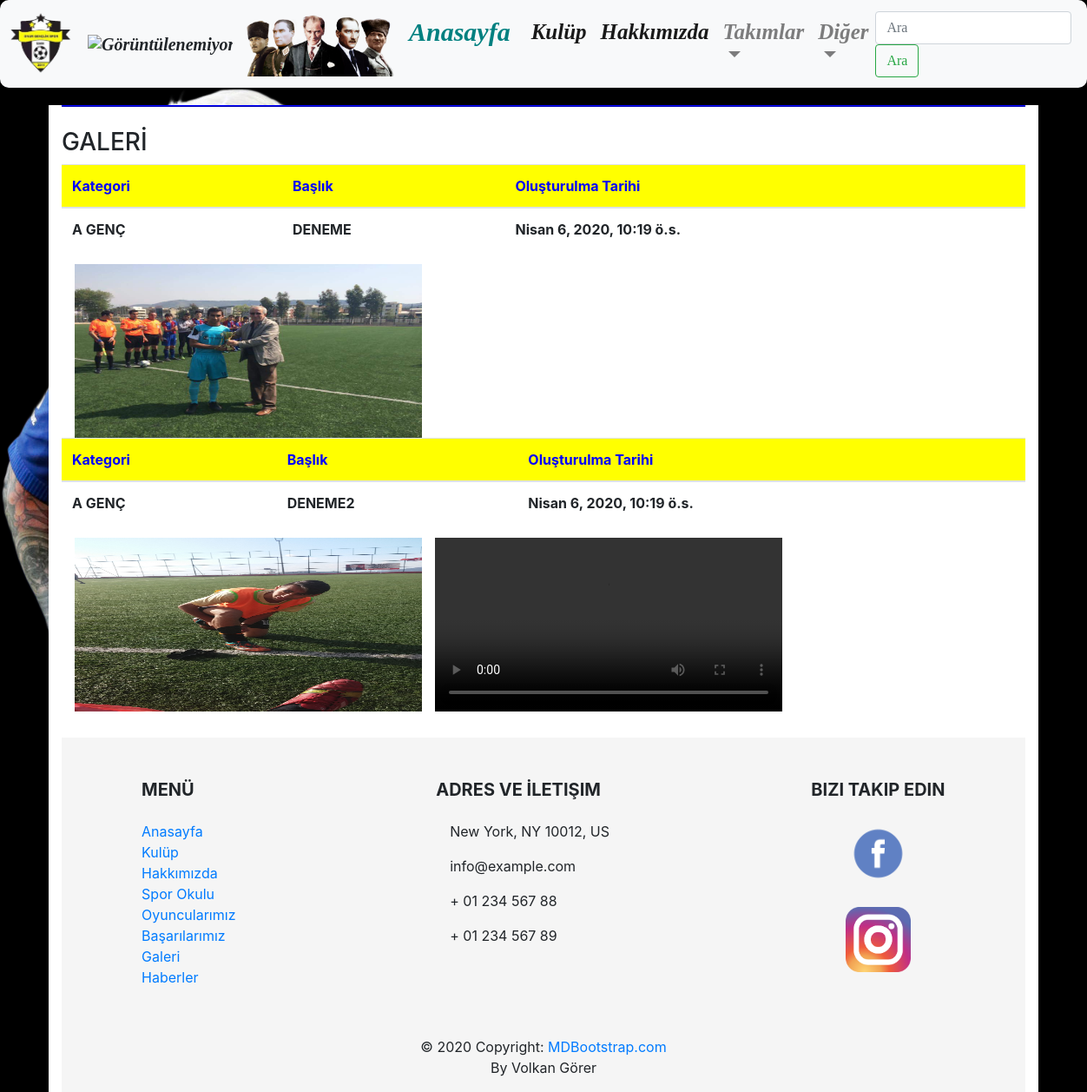
Page /databases/galeri on the committed database.
### database/models.py (models this page shows, shortened)
class Galeri(models.Model):
    author = models.ForeignKey("auth.User",on_delete = models.CASCADE,verbose_name = "Kullanıcı")
    galeri_category = models.CharField(max_length = 50,verbose_name = "Kategori")
    galeri_title = models.CharField(max_length = 50,verbose_name = "Başlık")
    galeri_content = models.FileField(blank=True, null=True,verbose_name="Fotoğraf Ekleyin")
    galeri_content2 = models.FileField(blank=True, null=True,verbose_name="Video Ekleyin")
    created_date = models.DateTimeField(auto_now_add=True,verbose_name = "Oluşturulma Tarihi")

### database/views.py (the view)
# urls.py: path('galeri', views.Galerii,name = "galeri"),
def Galerii(request):
    galeris = Galeri.objects.all()
    context={
        "galeris":galeris
    }
    return render(request,"galeri.html",context)

### templates/galeri.html
{% extends "layout.html" %}
{% block body %}
<div  style="  border-top:2px ridge blue;  " >
    {% if galeris %}
    <br>
    <h3 >GALERİ</h3>
    {% for galeri in galeris %}
    <div style=" ">
            <table class="table">
             <thead>
                <tr style="color:blue; background-color:yellow;" >
                <th scope="col">Kategori</th>
                <th scope="col">Başlık</th>
                <th scope="col">Oluşturulma Tarihi</th>
                </tr>
             </thead>
            <tbody>
                <tr>
                    <th scope="row">{{galeri.galeri_category}}</th>
                    <th>{{galeri.galeri_title}}</th>
                    <th scope="row">{{galeri.created_date}}</th>
                </tr>
            </tbody>
            </table>
            <div style="float:left;">
                {% if galeri.galeri_content %}
                <div  class="container" style=" margin-left:0px;"><img src = "{{galeri.galeri_content.url}}" alt = "Görüntülenemiyor..." width = "400" height = "200"></div>
                {% endif %}
            </div>
            <div class="container">
                    {% if galeri.galeri_content2 %}
                    <div class="container">
                        <video width='400' height= '200' controls>
                        <source src="{{galeri.galeri_content2.url}}">
                        </video>
                    </div>
            </div>
            {% endif %}
            </div>
            <br>
    {% endfor %}
{% else %}
<div class="alert alert-danger">
    Henüz bir içerik bulunmuyor.
</div>
{% endif %}
</div>
{% endblock body %}

### rows in the picture
Galeri: galeri_category "A GENÇ", galeri_title "DENEME", created_date "Nisan 6, 2020, 10:19 ö.s.", galeri_content (picture)
Galeri: galeri_category "A GENÇ", galeri_title "DENEME2", created_date "Nisan 6, 2020, 10:19 ö.s.", galeri_content (picture)
